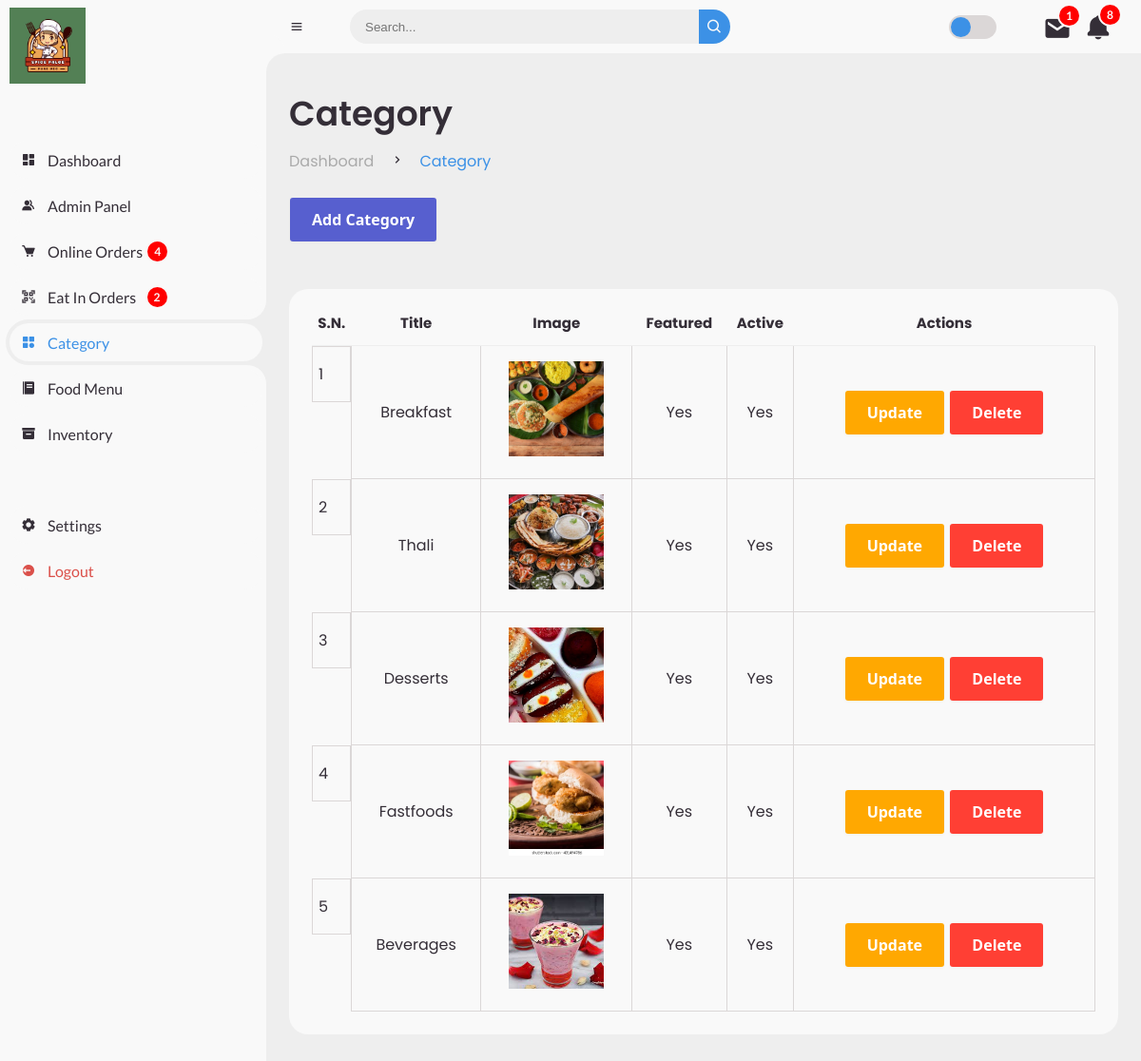
The page /admin/manage-category.php on the database its author committed.
### tables this page shows
CREATE TABLE `tbl_category` (
  `id` int(10) UNSIGNED NOT NULL,
  `title` varchar(100) NOT NULL,
  `image_name` varchar(255) NOT NULL,
  `featured` varchar(10) NOT NULL,
  `active` varchar(10) NOT NULL
);

### admin/manage-category.php (the view, shortened to what this page needs)
<?php include('../frontend/config/constants.php');
?>
<?php
$ei_order_notif = "SELECT order_status from tbl_eipay
					WHERE order_status='Pending' OR order_status='Processing'";
$res_ei_order_notif = mysqli_query($conn, $ei_order_notif);
$row_ei_order_notif = mysqli_num_rows($res_ei_order_notif);
$online_order_notif = "SELECT order_status from order_manager
					WHERE order_status='Pending'OR order_status='Processing' ";
$res_online_order_notif = mysqli_query($conn, $online_order_notif);
$row_online_order_notif = mysqli_num_rows($res_online_order_notif);
$stock_notif = "SELECT stock FROM tbl_food
				WHERE stock<50";
$res_stock_notif = mysqli_query($conn, $stock_notif);
$row_stock_notif = mysqli_num_rows($res_stock_notif);
$message_notif = "SELECT message_status FROM message
				 WHERE message_status = 'unread'";
$res_message_notif = mysqli_query($conn, $message_notif);
$row_message_notif = mysqli_num_rows($res_message_notif);
?>
<!DOCTYPE html>
<html lang="en">
<head>
	<link href='https://unpkg.com/boxicons@2.0.9/css/boxicons.min.css' rel='stylesheet'>
	<link rel="stylesheet" href="style-admin.css">
</head>
<body>
	<section id="sidebar">
		<a href="index.php" class="brand">
			<img src="../images/logo.png" width="80px" alt="">
		</a>
		<ul class="side-menu top">
			<li>
				<a href="index.php">
					<i class='bx bxs-dashboard'></i>
					<span class="text">Dashboard</span>
				</a>
			</li>
			<li>
				<a href="manage-admin.php">
					<i class='bx bxs-group'></i>
					<span class="text">Admin Panel</span>
				</a>
			</li>
			<li>
				<a href="manage-online-order.php">
					<i class='bx bxs-cart'></i>
					<span class="text">Online Orders&nbsp;</span>
					<?php
					if ($row_online_order_notif > 0) {
					?>
						<span class="num-ei"><?php echo $row_online_order_notif; ?></span>
					<?php
					} else {
					?>
						<span class=""> </span>
					<?php
					}
					?>
				</a>
			</li>
			<li>
				<a href="manage-ei-order.php">
					<i class='bx bx-qr-scan'></i>
					<span class="text">Eat In Orders&nbsp;&nbsp;&nbsp;
					</span>
					<?php
					if ($row_ei_order_notif > 0) {
					?>
						<span class="num-ei"><?php echo $row_ei_order_notif; ?></span>
					<?php
					} else {
					?>
						<span class=""> </span>
					<?php
					}
					?>
				</a>
			</li>
			<li class="active">
				<a href="manage-category.php">
					<i class='bx bxs-category'></i>
					<span class="text">Category</span>
				</a>
			</li>
			<li>
				<a href="manage-food.php">
					<i class='bx bxs-food-menu'></i>
					<span class="text">Food Menu</span>
				</a>
			</li>
			<li class="">
				<a href="inventory.php">
					<i class='bx bxs-box'></i>
					<span class="text">Inventory</span>
				</a>
			</li>
		</ul>
		<ul class="side-menu">
			<li>
				<a href="#">
					<i class='bx bxs-cog'></i>
					<span class="text">Settings</span>
				</a>
			</li>
			<li>
				<a href="logout.php" class="logout">
					<i class='bx bxs-log-out-circle'></i>
					<span class="text">Logout</span>
				</a>
			</li>
		</ul>
	</section>
	<section id="content">
		<nav>
			<i class='bx bx-menu'></i>
			<form action="#">
				<div class="form-input">
					<input type="search" placeholder="Search...">
					<button type="submit" class="search-btn"><i class='bx bx-search'></i></button>
				</div>
			</form>
			<label for="switch-mode" class="switch-mode"></label>
			<div class="fetch_message">
				<div class="action_message notfi_message">
					<a href="messages.php"><i class='bx bxs-envelope'></i></a>
					<?php
					if ($row_message_notif > 0) {
					?>
						<span class="num"><?php echo $row_message_notif; ?></span>
					<?php
					} else {
					?>
						<span class=""></span>
					<?php
					}
					?>
				</div>
			</div>
			<div class="notification">
				<div class="action notif">
					<i class='bx bxs-bell' onclick="menuToggle();"></i>
					<?php
					if ($row_stock_notif > 0 || $row_online_order_notif > 0 || $row_ei_order_notif > 0) {
						$total_notif = $row_online_order_notif + $row_ei_order_notif + $row_stock_notif;
					?>
						<span class="num"><?php echo $total_notif; ?></span>
					<?php
					} else {
					?>
						<span class=""></span>
					<?php
					}
					?>
				</div>
			</div>
		</nav>
		<main>
			<div class="head-title">
				<div class="left">
					<h1>Category</h1>
					<ul class="breadcrumb">
						<li>
							<a href="index.php">Dashboard</a>
						</li>
						<li><i class='bx bx-chevron-right'></i></li>
						<li>
							<a class="active" href="manage-admin.php">Category</a>
						</li>
					</ul>
				</div>
			</div>
			<br />
			<a href="<?php echo SITEURL; ?>add-category.php" class="button-8" role="button">Add Category</a>
			<br /> <br />
			<div class="table-data">
				<div class="order">
					<table class="">
						<tr>
							<th>S.N.</th>
							<th>Title</th>
							<th>Image</th>
							<th>Featured</th>
							<th>Active</th>
							<th>Actions</th>
						</tr>
						<?php
						$sql = "SELECT * FROM tbl_category";
						$res = mysqli_query($conn, $sql);
						$count = mysqli_num_rows($res);
						$sn = 1;
						if ($count > 0) {
							while ($row = mysqli_fetch_assoc($res)) {
								$id = $row['id'];
								$title = $row['title'];
								$image_name = $row['image_name'];
								$featured = $row['featured'];
								$active = $row['active'];
						?>
								<tr>
									<td><?php echo $sn++; ?></td>
									<td><?php echo $title; ?></td>
									<td>
										<?php
										if ($image_name != "") {
										?>
											<img src="<?php echo SITEURL; ?>../images/category/<?php echo $image_name; ?>" width="100px">
										<?php
										} else {
											echo "<div class='error'>No Image Available</div>";
										}
										?>
									</td>
									<td><?php echo $featured; ?></td>
									<td><?php echo $active; ?></td>
									<td>
										<a href="<?php echo SITEURL; ?>update-category.php?id=<?php echo $id; ?>" class="button-5" role="button">Update</a>
										<a href="<?php echo SITEURL; ?>delete-category.php?id=<?php echo $id; ?>&image_name=<?php echo $image_name; ?>" class="button-7" role="button">Delete</a>
									</td>
								</tr>
							<?php
							}
						}
						?>
					</table>
				</div>
			</div>
		</main>
	</section>
</body>
</html>

### rows shown on the page
tbl_category: title "Breakfast", image_name (picture), featured "Yes", active "Yes"
tbl_category: title "Thali", image_name (picture), featured "Yes", active "Yes"
tbl_category: title "Desserts", image_name (picture), featured "Yes", active "Yes"
tbl_category: title "Fastfoods", image_name (picture), featured "Yes", active "Yes"
tbl_category: title "Beverages", image_name (picture), featured "Yes", active "Yes"

### other values the page prints
$row_online_order_notif "4"
$row_ei_order_notif "2"
$row_message_notif "1"
$total_notif "8"
